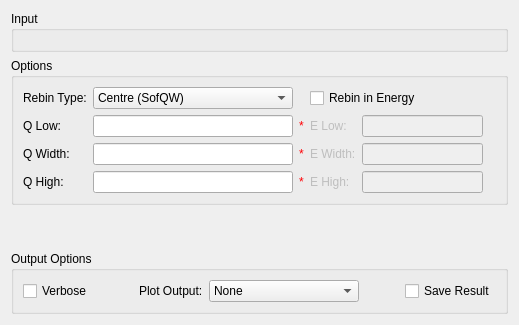
     <widget class="QWidget" name="tabSofQW">
      <attribute name="title">
       <string>S(Q, w)</string>
      </attribute>
      <layout class="QVBoxLayout" name="verticalLayout_23">
       <item>
        <widget class="QGroupBox" name="sqw_gbInput">
         <property name="maximumSize">
          <size>
           <width>16777215</width>
           <height>150</height>
          </size>
         </property>
         <property name="title">
          <string>Input</string>
         </property>
         <layout class="QVBoxLayout" name="verticalLayout_12">
          <item>
           <widget class="MantidQt::MantidWidgets::DataSelector" name="sqw_dsSampleInput" native="true">
            <property name="sizePolicy">
             <sizepolicy hsizetype="Minimum" vsizetype="Fixed">
              <horstretch>0</horstretch>
              <verstretch>0</verstretch>
             </sizepolicy>
            </property>
            <property name="autoLoad" stdset="0">
             <bool>false</bool>
            </property>
            <property name="loadLabelText" stdset="0">
             <string>Plot Input</string>
            </property>
            <property name="workspaceSuffixes" stdset="0">
             <stringlist>
              <string>_red</string>
             </stringlist>
            </property>
            <property name="fileBrowserSuffixes" stdset="0">
             <stringlist>
              <string>_red.nxs</string>
             </stringlist>
            </property>
           </widget>
          </item>
         </layout>
        </widget>
       </item>
       <item>
        <widget class="QGroupBox" name="sqw_gbOptions">
         <property name="title">
          <string>Options</string>
         </property>
         <layout class="QVBoxLayout" name="verticalLayout_7">
          <item>
           <layout class="QHBoxLayout" name="horizontalLayout_45">
            <item>
             <layout class="QGridLayout" name="gridLayout_9" columnstretch="0,10,0,0,10,0" columnminimumwidth="0,0,0,0,0,0">
              <item row="1" column="4">
               <widget class="QLineEdit" name="sqw_leELow">
                <property name="enabled">
                 <bool>false</bool>
                </property>
                <property name="sizePolicy">
                 <sizepolicy hsizetype="Preferred" vsizetype="Fixed">
                  <horstretch>0</horstretch>
                  <verstretch>0</verstretch>
                 </sizepolicy>
                </property>
                <property name="maximumSize">
                 <size>
                  <width>200</width>
                  <height>16777215</height>
                 </size>
                </property>
               </widget>
              </item>
              <item row="2" column="3">
               <widget class="QLabel" name="sqw_lbEWidth">
                <property name="enabled">
                 <bool>false</bool>
                </property>
                <property name="sizePolicy">
                 <sizepolicy hsizetype="Preferred" vsizetype="Preferred">
                  <horstretch>0</horstretch>
                  <verstretch>0</verstretch>
                 </sizepolicy>
                </property>
                <property name="minimumSize">
                 <size>
                  <width>43</width>
                  <height>0</height>
                 </size>
                </property>
                <property name="text">
                 <string>E Width:</string>
                </property>
               </widget>
              </item>
              <item row="2" column="0">
               <widget class="QLabel" name="sqw_lbQWidth">
                <property name="minimumSize">
                 <size>
                  <width>43</width>
                  <height>0</height>
                 </size>
                </property>
                <property name="text">
                 <string>Q Width:</string>
                </property>
               </widget>
              </item>
              <item row="3" column="4">
               <widget class="QLineEdit" name="sqw_leEHigh">
                <property name="enabled">
                 <bool>false</bool>
                </property>
                <property name="sizePolicy">
                 <sizepolicy hsizetype="Preferred" vsizetype="Fixed">
                  <horstretch>0</horstretch>
                  <verstretch>0</verstretch>
                 </sizepolicy>
                </property>
                <property name="maximumSize">
                 <size>
                  <width>200</width>
                  <height>16777215</height>
                 </size>
                </property>
               </widget>
              </item>
              <item row="3" column="5">
               <widget class="QLabel" name="sqw_valEHigh">
                <property name="enabled">
                 <bool>false</bool>
                </property>
                <property name="styleSheet">
                 <string notr="true">color: rgb(255, 0, 4)</string>
                </property>
                <property name="text">
                 <string/>
                </property>
               </widget>
              </item>
              <item row="3" column="3">
               <widget class="QLabel" name="sqw_lbEHigh">
                <property name="enabled">
                 <bool>false</bool>
                </property>
                <property name="minimumSize">
                 <size>
                  <width>43</width>
                  <height>0</height>
                 </size>
                </property>
                <property name="text">
                 <string>E High:</string>
                </property>
               </widget>
              </item>
              <item row="2" column="5">
               <widget class="QLabel" name="sqw_valEWidth">
                <property name="enabled">
                 <bool>false</bool>
                </property>
                <property name="styleSheet">
                 <string notr="true">color: rgb(255, 0, 4)</string>
                </property>
                <property name="text">
                 <string/>
                </property>
               </widget>
              </item>
              <item row="1" column="5">
               <widget class="QLabel" name="sqw_valELow">
                <property name="enabled">
                 <bool>false</bool>
                </property>
                <property name="styleSheet">
                 <string notr="true">color: rgb(255, 0, 4)</string>
                </property>
                <property name="text">
                 <string/>
                </property>
               </widget>
              </item>
              <item row="0" column="0">
               <widget class="QLabel" name="sqw_lbRebinType">
                <property name="minimumSize">
                 <size>
                  <width>43</width>
                  <height>0</height>
                 </size>
                </property>
                <property name="text">
                 <string>Rebin Type:</string>
                </property>
               </widget>
              </item>
              <item row="2" column="2">
               <widget class="QLabel" name="sqw_valQWidth">
                <property name="styleSheet">
                 <string notr="true">color: rgb(255, 0, 4)</string>
                </property>
                <property name="text">
                 <string>*</string>
                </property>
               </widget>
              </item>
              <item row="3" column="2">
               <widget class="QLabel" name="sqw_valQHigh">
                <property name="styleSheet">
                 <string notr="true">color: rgb(255, 0, 4)</string>
                </property>
                <property name="text">
                 <string>*</string>
                </property>
               </widget>
              </item>
              <item row="1" column="0">
               <widget class="QLabel" name="sqw_lbQLow">
                <property name="minimumSize">
                 <size>
                  <width>43</width>
                  <height>0</height>
                 </size>
                </property>
                <property name="text">
                 <string>Q Low:</string>
                </property>
               </widget>
              </item>
              <item row="1" column="2">
               <widget class="QLabel" name="sqw_valQLow">
                <property name="styleSheet">
                 <string notr="true">color: rgb(255, 0, 4)</string>
                </property>
                <property name="text">
                 <string>*</string>
                </property>
               </widget>
              </item>
              <item row="3" column="0">
               <widget class="QLabel" name="sqw_lbQHigh">
                <property name="minimumSize">
                 <size>
                  <width>43</width>
                  <height>0</height>
                 </size>
                </property>
                <property name="text">
                 <string>Q High:</string>
                </property>
               </widget>
              </item>
              <item row="2" column="4">
               <widget class="QLineEdit" name="sqw_leEWidth">
                <property name="enabled">
                 <bool>false</bool>
                </property>
                <property name="sizePolicy">
                 <sizepolicy hsizetype="Preferred" vsizetype="Fixed">
                  <horstretch>0</horstretch>
                  <verstretch>0</verstretch>
                 </sizepolicy>
                </property>
                <property name="maximumSize">
                 <size>
                  <width>200</width>
                  <height>16777215</height>
                 </size>
                </property>
               </widget>
              </item>
              <item row="0" column="3" colspan="3">
               <widget class="QCheckBox" name="sqw_ckRebinE">
                <property name="text">
                 <string>Rebin in Energy</string>
                </property>
               </widget>
              </item>
              <item row="1" column="3">
               <widget class="QLabel" name="sqw_lbELow">
                <property name="enabled">
                 <bool>false</bool>
                </property>
                <property name="minimumSize">
                 <size>
                  <width>43</width>
                  <height>0</height>
                 </size>
                </property>
                <property name="text">
                 <string>E Low:</string>
                </property>
               </widget>
              </item>
              <item row="1" column="1">
               <widget class="QLineEdit" name="sqw_leQLow">
                <property name="sizePolicy">
                 <sizepolicy hsizetype="Minimum" vsizetype="Fixed">
                  <horstretch>0</horstretch>
                  <verstretch>0</verstretch>
                 </sizepolicy>
                </property>
               </widget>
              </item>
              <item row="2" column="1">
               <widget class="QLineEdit" name="sqw_leQWidth">
                <property name="sizePolicy">
                 <sizepolicy hsizetype="Preferred" vsizetype="Fixed">
                  <horstretch>0</horstretch>
                  <verstretch>0</verstretch>
                 </sizepolicy>
                </property>
               </widget>
              </item>
              <item row="3" column="1">
               <widget class="QLineEdit" name="sqw_leQHigh">
                <property name="sizePolicy">
                 <sizepolicy hsizetype="Preferred" vsizetype="Fixed">
                  <horstretch>0</horstretch>
                  <verstretch>0</verstretch>
                 </sizepolicy>
                </property>
               </widget>
              </item>
              <item row="0" column="1">
               <widget class="QComboBox" name="sqw_cbRebinType">
                <property name="sizePolicy">
                 <sizepolicy hsizetype="Preferred" vsizetype="Maximum">
                  <horstretch>0</horstretch>
                  <verstretch>0</verstretch>
                 </sizepolicy>
                </property>
                <property name="minimumSize">
                 <size>
                  <width>200</width>
                  <height>0</height>
                 </size>
                </property>
                <property name="maximumSize">
                 <size>
                  <width>200</width>
                  <height>16777215</height>
                 </size>
                </property>
                <property name="currentIndex">
                 <number>0</number>
                </property>
                <item>
                 <property name="text">
                  <string>Centre (SofQW)</string>
                 </property>
                </item>
                <item>
                 <property name="text">
                  <string>Parallelepiped (SofQW2)</string>
                 </property>
                </item>
                <item>
                 <property name="text">
                  <string>Parallelepiped/Fractional Area (SofQW3)</string>
                 </property>
                </item>
               </widget>
              </item>
             </layout>
            </item>
           </layout>
          </item>
         </layout>
        </widget>
       </item>
       <item>
        <spacer name="verticalSpacer_2">
         <property name="orientation">
          <enum>Qt::Vertical</enum>
         </property>
         <property name="sizeHint" stdset="0">
          <size>
           <width>20</width>
           <height>40</height>
          </size>
         </property>
        </spacer>
       </item>
       <item>
        <widget class="QGroupBox" name="sqw_outputOptions">
         <property name="title">
          <string>Output Options</string>
         </property>
         <layout class="QVBoxLayout" name="verticalLayout_27">
          <item>
           <layout class="QHBoxLayout" name="horizontalLayout_43">
            <item>
             <widget class="QCheckBox" name="sqw_ckVerbose">
              <property name="text">
               <string>Verbose</string>
              </property>
             </widget>
            </item>
            <item>
             <spacer name="horizontalSpacer_30">
              <property name="orientation">
               <enum>Qt::Horizontal</enum>
              </property>
              <property name="sizeHint" stdset="0">
               <size>
                <width>40</width>
                <height>20</height>
               </size>
              </property>
             </spacer>
            </item>
            <item>
             <widget class="QLabel" name="label_4">
              <property name="text">
               <string>Plot Output:</string>
              </property>
             </widget>
            </item>
            <item>
             <widget class="QComboBox" name="sqw_cbPlotType">
              <property name="sizePolicy">
               <sizepolicy hsizetype="MinimumExpanding" vsizetype="Fixed">
                <horstretch>0</horstretch>
                <verstretch>0</verstretch>
               </sizepolicy>
              </property>
              <property name="minimumSize">
               <size>
                <width>150</width>
                <height>0</height>
               </size>
              </property>
              <item>
               <property name="text">
                <string>None</string>
               </property>
              </item>
              <item>
               <property name="text">
                <string>Contour</string>
               </property>
              </item>
              <item>
               <property name="text">
                <string>Spectra</string>
               </property>
              </item>
             </widget>
            </item>
            <item>
             <spacer name="horizontalSpacer_19">
              <property name="orientation">
               <enum>Qt::Horizontal</enum>
              </property>
              <property name="sizeHint" stdset="0">
               <size>
                <width>40</width>
                <height>20</height>
               </size>
              </property>
             </spacer>
            </item>
            <item>
             <widget class="QCheckBox" name="sqw_ckSave">
              <property name="text">
               <string>Save Result</string>
              </property>
             </widget>
            </item>
           </layout>
          </item>
         </layout>
        </widget>
       </item>
      </layout>
     </widget>
